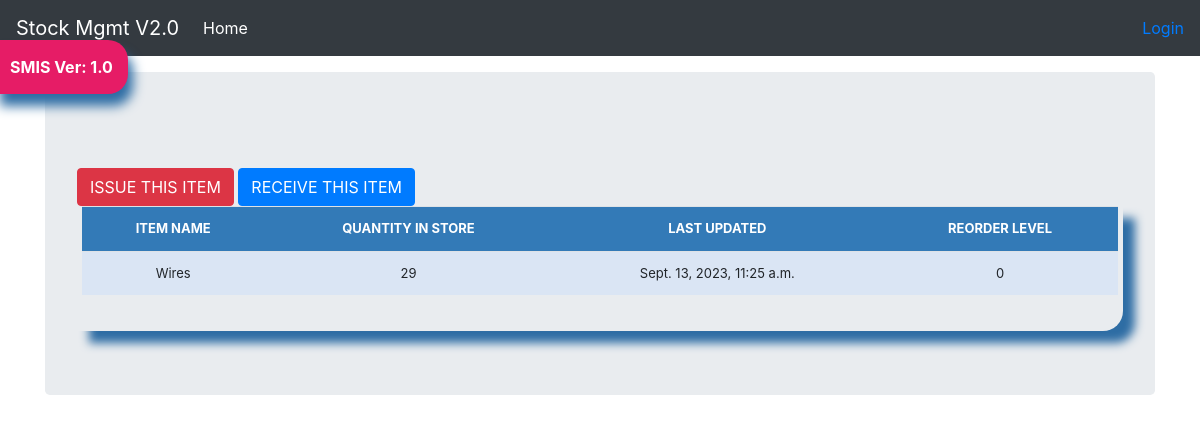
The app's page /stock_detail/16/ with its own data.
### store/models.py (models this page shows, shortened)
class Stock(models.Model):
    category = models.ForeignKey(Category, on_delete=models.CASCADE, blank= True)
    item_name = models.CharField(max_length=50, blank=True, null=True)
    quantity = models.IntegerField(default='0', blank=False, null=True)
    receive_quantity = models.IntegerField(default='0', blank=True, null=True)
    receive_by = models.CharField(max_length=50, blank=True, null=True)
    issue_quantity = models.IntegerField(default='0', blank=True, null=True)
    issue_by = models.CharField(max_length=50, blank=True, null=True)
    issue_to = models.CharField(max_length=50, blank=True, null=True)
    phone_number = models.CharField(max_length=50, blank=True, null=True)
    created_by = models.CharField(max_length=50, blank=True, null=True)
    reorder_level = models.IntegerField(default='0', blank=True, null=True)
    last_updated = models.DateTimeField(auto_now_add=False, auto_now=True)
    timestamp = models.DateTimeField(auto_now_add=True, auto_now=False)
    date = models.DateTimeField(auto_now_add=False, auto_now=False)

### store/views.py (the view)
# urls.py: path('stock_detail/<str:pk>/', views.stock_detail, name="stock_detail"),
def stock_detail(request, pk):
	queryset = Stock.objects.get(id=pk)
	context = {
		"queryset": queryset,
	}
	return render(request, "stock_detail.html", context)

### store/templates/stock_detail.html (shortened to what this page needs)
{% load static %}
<!DOCTYPE html>
<html lang="en">
  <head>
    <link href="{% static 'js/jquery-ui-1.13.2/jquery-ui.min.css' %}" rel="stylesheet">
    <link href="{% static 'js/jquery-ui-1.13.2/jquery-ui.structure.min.css' %}" rel="stylesheet">
    <link href="{% static 'js/jquery-ui-1.13.2/jquery-ui.theme.min.css' %}" rel="stylesheet">
    <link href="{% static 'css/stylesheet.css' %}" rel="stylesheet">
    <link href="{% static 'css/bootstrap.min.css' %}" rel="stylesheet">
	<link href="{% static 'css/navbar-top-fixed.css' %}" rel="stylesheet">
  </head>
  <body>
  {% include 'navbar.html' %}
<main role="main" class="container">
  <div class="jumbotron">
    <br>
    <a href="{% url 'issue_items' queryset.id %}"><div class='btn btn-danger'>ISSUE THIS ITEM</div></a>
    <a href="{% url 'receive_items' queryset.id %}"><div class='btn btn-primary'>RECEIVE THIS ITEM</div></a>
    <div class="display_table">
        <table class='table'>
                <tr>
                  <th>ITEM NAME</th>
                  <th>QUANTITY IN STORE</th>
                  <th>LAST UPDATED</th>
                  <th>REORDER LEVEL</th>
                </tr>
                <tr>
                  <td>{{queryset.item_name}}</td>
                  <td>{{queryset.quantity}}</td>
                  <td>{{queryset.last_updated}}</td>
                  <td>{{queryset.reorder_level}}</td>
                </tr>
        </table>
    </div>
  </div>
</main>
</body>
</html>

### store/static/css/stylesheet.css (style rules this page uses)
body { background-color: #34eb6b; background-image: url("../img/bg.jpg"); }
.table { font-size: 13px; text-align: center; width: 95%; margin: auto; text-align: center; }
.table tr:nth-child(odd) { background: #B8CAE4 }
.table tr:nth-child(even) { background: #dae5f4 }
th { background-color: #337ab7; color: white; }
.display_table { border-bottom-right-radius: 20px; padding-left: 5px; padding-right: 5px; padding-bottom: 20px; box-shadow: 12px 12px 10px #2e6da4; }

### store/static/css/navbar-top-fixed.css (style rules this page uses)
body { min-height: 75rem; padding-top: 4.5rem; }

### records on screen
Stock: item_name "Wires", quantity "29", last_updated "Sept. 13, 2023, 11:25 a.m.", reorder_level "0"
